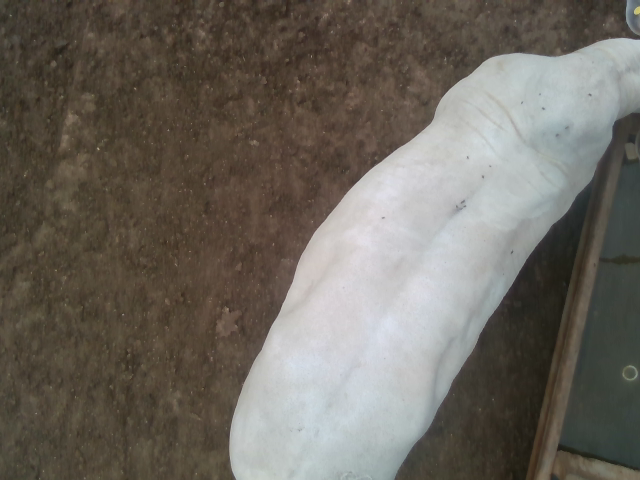
#> input picture ansci_344/image_files/example_image.png, 640 x 480 px, found by its file name
$ jupyter execute image_notebook_student_regression.ipynb   (shell and % lines are left out)
#> lines starting #> are read from the running program, lines starting #| are printed output that depends on the picture; after the words box and inside, x2 and y2 are one past the last pixel; in counts of white or black regions, pixels touching at a corner belong together
[cell 1]
import os

# Import libraries
**Always run the cell bellow**

[cell 2]
import numpy as np
import pandas as pd
import os
import matplotlib.pyplot as plt
from scipy import stats
from skimage.io import imread, imshow
from skimage import data, filters, measure, morphology
from skimage.measure import label, regionprops, regionprops_table
from matplotlib.colors import ListedColormap

def plot_ch_hist(ch_data, thres_low, thres_up, color_name):
  fig, axs = plt.subplots(figsize=(10, 5))
  axs.hist(ch_data, bins=256, range=[0, 256], facecolor= color_name)
  axs.set(title = f'{color_name} channel histogram', xlabel = 'Pixel value')
  axs.axvline(x = thres_low, color = 'black', linestyle='--')
  axs.axvline(x = thres_up, color = 'black', linestyle=':')
  return fig

# Find your project directory

[cell 3]
# this notebook directory
directory = '/content/BW_prediction_keypoint/ansci_344/image_files'
# ----------
print("Perfect!")

## Open Image 1

In this section we work with **example_image.png**

[cell 4]
# put the name of the image you wan to read
image_filename1 = "example_image.png"
image_name = image_filename1.split(".")[0]
img_path = os.path.join(directory, image_filename1)
image = imread(img_path)
#> image is the input picture: shape (480, 640, 3); mean R, G, B 108.7, 103.2, 94.9
image1 = image.copy()
plt.imshow(image)

### Get image dimensions

[cell 5]
image_size = image.shape
print(f"Dimension 1: {image_size[0]},\nDimension 2: {image_size[1]}, \nDimension 3: {image_size[2]}")
#| Dimension 1: 480,
#| Dimension 2: 640,
#| Dimension 3: 3

### Image histogram for each RGB channel
1. Run the the histogam cells with the default theshold
2. Identify the best lower and upper bound for each channel
3. Modify the upper and lower thresholds for each channel

```
# ======== threshold ============
# ===============================
red_lower = 120
red_upper = 255
# ===============================
```
4. Run the histogram cells again
5. Repeat if you think you need to adjust the thresholds

[cell 6]
red_channel = image[:,:,0]
green_channel = image[:,:,1]
blue_channel = image[:,:,2]

[cell 7]
# ======== threshold ============
# ===============================
red_lower = 125
red_upper = 255
# ===============================
color_name =  "red"
hist_plot = plot_ch_hist(red_channel.flatten(), red_lower, red_upper, color_name)

[cell 8]
# ======== threshold ============
# ===============================
green_lower = 125
green_upper = 255
# ===============================
color_name =  "green"
hist_plot = plot_ch_hist(green_channel.flatten(), green_lower,green_upper, color_name)

[cell 9]
# ======== threshold ============
# ===============================
blue_lower = 125
blue_upper = 255
# ===============================
color_name =  "blue"
hist_plot = plot_ch_hist(blue_channel.flatten(), blue_lower,blue_upper, color_name)

### Image segmentation

#### Segmentation based on thresholds

[cell 10]
#using all channels
mask1 = (red_channel >= red_lower) & (red_channel <= red_upper) & \
       (green_channel >= green_lower) & (green_channel <= green_upper) & \
       (blue_channel >= blue_lower) & (blue_channel <= blue_upper)
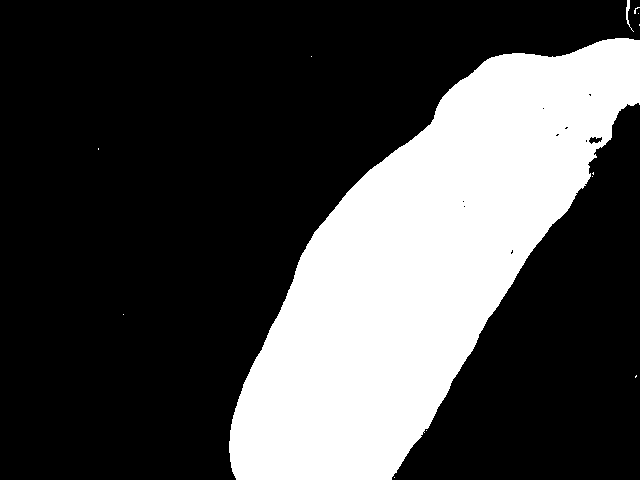
#> mask1: shape (480, 640) bool; 28.7% white; 13 white regions (11 under 20 px), largest, box (x1, y1, x2, y2) and area: (229, 38, 640, 480) 88027, (626, 0, 634, 32) 70
# Set to 0 all pixels that are outside the defined bounds
rc = red_channel.copy()
rc[np.invert(mask1)] = 0
gc = green_channel.copy()
gc[np.invert(mask1)] = 0
bc = blue_channel.copy()
bc[np.invert(mask1)] = 0

# Recombine separate color channels into a single, true color RGB image
segmented_image = np.stack((rc, gc, bc), axis=-1)

#### Visualizing the original and segmented images

[cell 11]
fig, axs = plt.subplots(nrows= 1, ncols = 3, figsize=(12, 5))
axs[0].imshow(image)
axs[0].set(title = 'RGB - Original image')
axs[0].axis('off')
axs[1].imshow(segmented_image)
axs[1].set(title = 'RGB - Segmented image')
axs[1].axis('off')
axs[2].imshow(mask1, cmap='gray')
axs[2].set(title = 'Binary mask')
axs[2].axis('off')
plt.tight_layout()

## Open image 2

In this section we work with **example_image2.png**

[cell 12]
# put the name of the image you wan to read
image_filename2 = "example_image2.png"
image_name = image_filename2.split(".")[0]
img_path = os.path.join(directory, image_filename2)
image = imread(img_path)
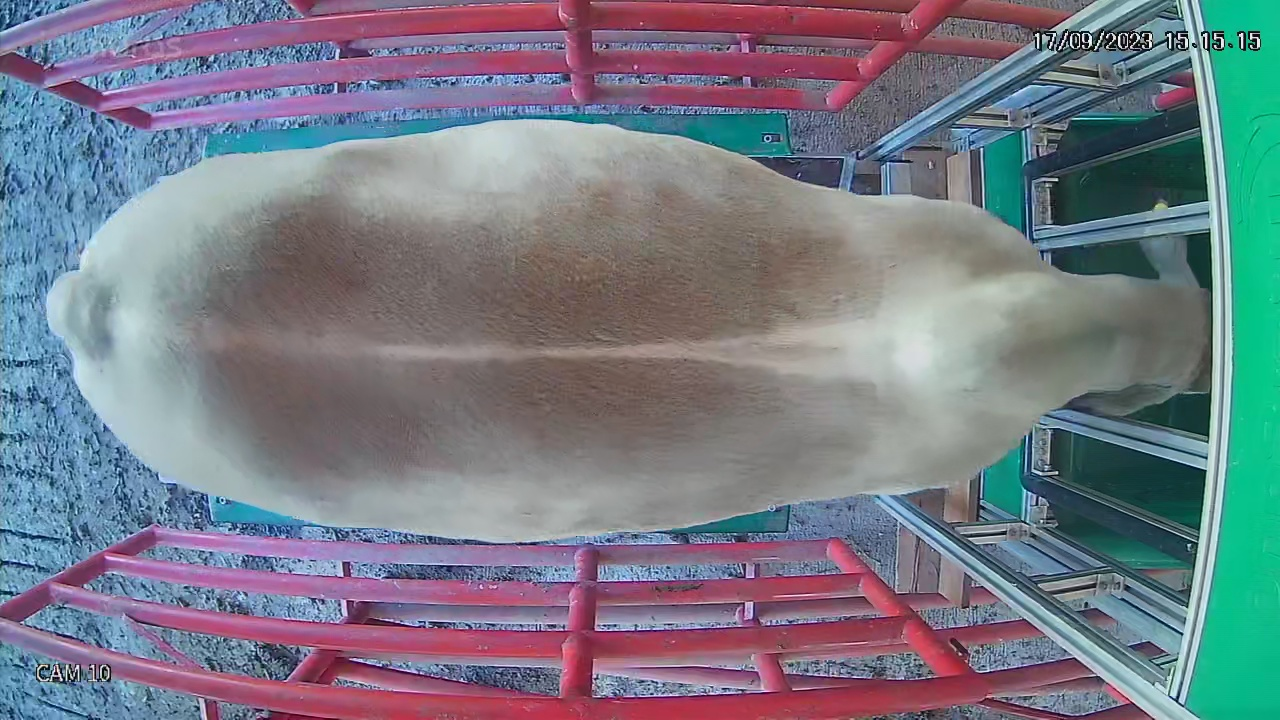
#> input picture ansci_344/image_files/example_image2.png, 1280 x 720 px, found by its file name
#> image is the input picture: shape (720, 1280, 4); mean R, G, B, A 118.1, 123.4, 133.9, 255
plt.imshow(image)

### Get image dimensions

[cell 13]
image_size = image.shape
print(f"Dimension 1: {image_size[0]},\nDimension 2: {image_size[1]}, \nDimension 3: {image_size[2]}")
#| Dimension 1: 720,
#| Dimension 2: 1280,
#| Dimension 3: 4

### Image histogram for each RGB channel
1. Run the the histogam cells with the default theshold
2. Identify the best lower and upper bound for each channel
3. Modify the upper and lower thresholds for each channel

```
# ======== threshold ============
# ===============================
red_lower = 120
red_upper = 255
# ===============================
```
4. Run the histogram cells again
5. Repeat if you think you need to adjust the thresholds

[cell 14]
red_channel = image[:,:,0]
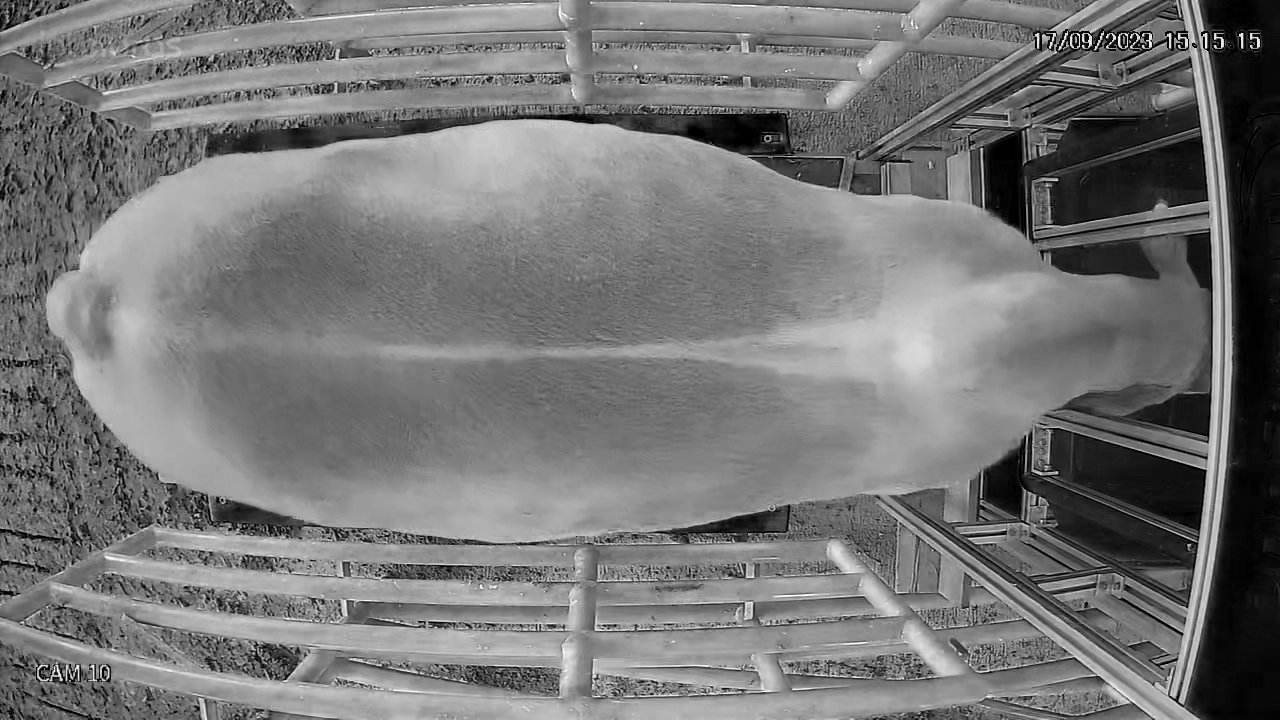
#> red_channel: shape (720, 1280); min 0, max 255, mean 118.1
green_channel = image[:,:,1]
#> green_channel: shape (720, 1280)
blue_channel = image[:,:,2]
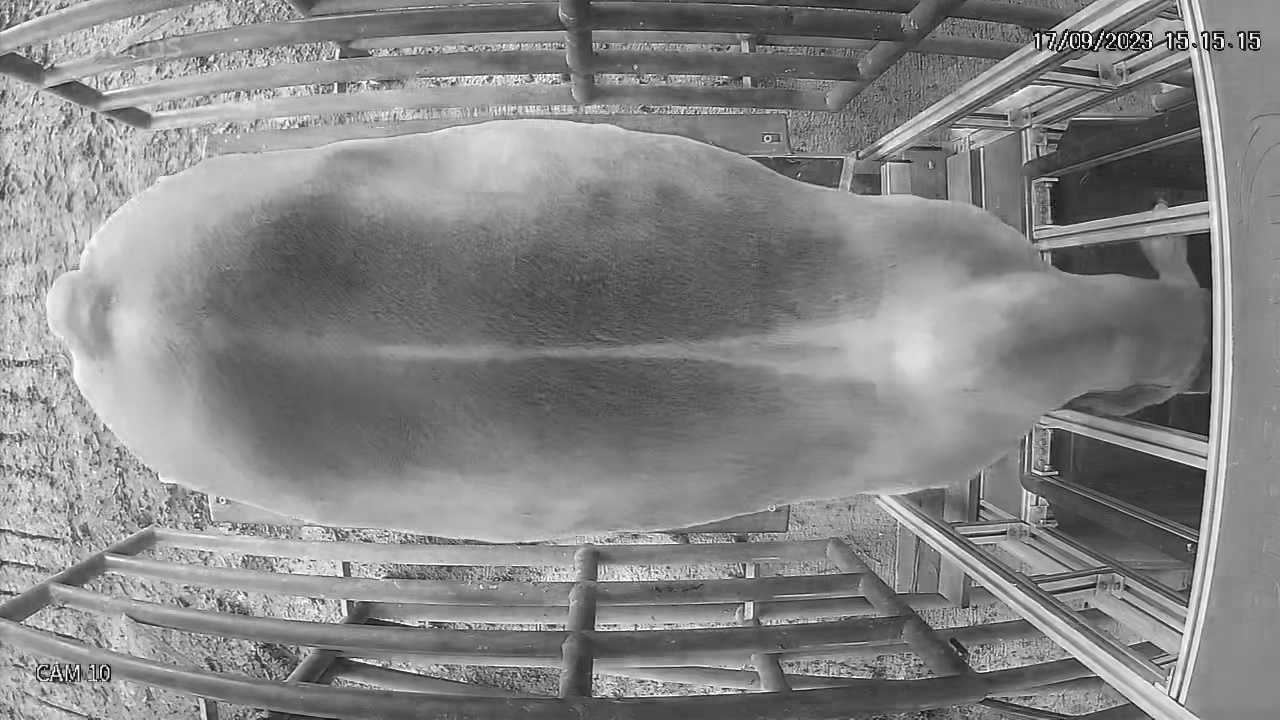
#> blue_channel: shape (720, 1280); min 0, max 255, mean 133.9

[cell 15]
# ======== threshold ============
# ===============================
red_lower = 125
red_upper = 255
# ===============================
color_name =  "red"
hist_plot = plot_ch_hist(red_channel.flatten(), red_lower, red_upper, color_name)

[cell 16]
# ======== threshold ============
# ===============================
green_lower = 125
green_upper = 255
# ===============================
color_name =  "green"
hist_plot = plot_ch_hist(green_channel.flatten(), green_lower,green_upper, color_name)

[cell 17]
# ======== threshold ============
# ===============================
blue_lower = 125
blue_upper = 255
# ===============================
color_name =  "blue"
hist_plot = plot_ch_hist(blue_channel.flatten(), blue_lower,blue_upper, color_name)

[cell 18]
#using all channels
mask2 = (red_channel >= red_lower) & (red_channel <= red_upper) & \
       (green_channel >= green_lower) & (green_channel <= green_upper) & \
       (blue_channel >= blue_lower) & (blue_channel <= blue_upper)
#> mask2: shape (720, 1280) bool; 31.7% white; 3705 white regions (3329 under 20 px), largest, box (x1, y1, x2, y2) and area: (43, 0, 1223, 720) 208848, (87, 523, 582, 589) 8720, (1179, 0, 1233, 705) 4742
# Set to 0 all pixels that are outside the defined bounds
rc = red_channel.copy()
rc[np.invert(mask2)] = 0
#> rc: shape (720, 1280)
gc = green_channel.copy()
gc[np.invert(mask2)] = 0
#> gc: shape (720, 1280)
bc = blue_channel.copy()
bc[np.invert(mask2)] = 0
#> bc: shape (720, 1280)
# Recombine separate color channels into a single, true color RGB image
segmented_image = np.stack((rc, gc, bc), axis=-1)
#> segmented_image: shape (720, 1280, 3)

[cell 19]
fig, axs = plt.subplots(nrows= 1, ncols = 3, figsize=(12, 5))
axs[0].imshow(image)
axs[0].set(title = 'RGB - Original image')
axs[0].axis('off')
axs[1].imshow(segmented_image)
axs[1].set(title = 'RGB - Segmented image')
axs[1].axis('off')
axs[2].imshow(mask2, cmap='gray')
axs[2].set(title = 'Binary mask')
axs[2].axis('off')
plt.tight_layout()

# Feature extraction
Extracting features from **example_image.png**

[cell 20]
feature_list = ['centroid','perimeter','area', 'eccentricity', 'orientation', 'axis_major_length', 'axis_minor_length']
binaryImage = mask1
label_image = label(binaryImage)
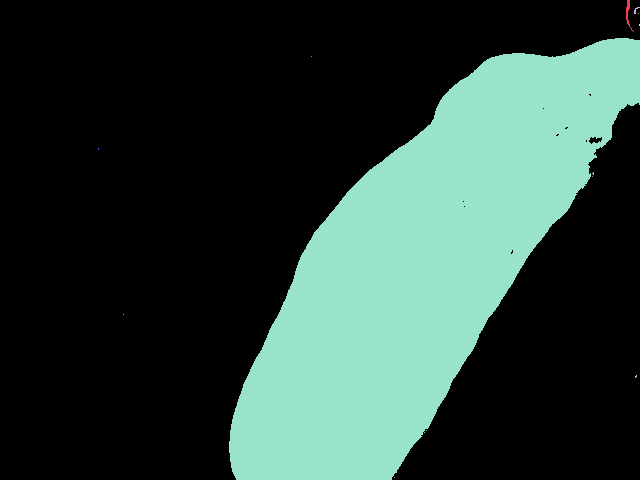
#> label_image: shape (480, 640) int32; 14 distinct labels, from 0 to 13; one colour per label, 0 black
props = regionprops_table(label_image, properties=('centroid','area'))
#> props = {'centroid-0': [12.37, 9.73, 13, 24.5, 264.9, 56, 148.5, 173, 176, 314, 376, 430, 477], 'centroid-1': [627.7, 635.5, 638, 639, 422.7, 311, 98, 592.8, 592, 123, 635.5, 426, 394], 'area': [70, 15, 1, 2, 88027, 1, 2, 4, 1, 1, 4, 1, 1]}
props1 = pd.DataFrame(props)
#> props1 = table of 13 rows and 3 columns
area_list = props1.area
# remove small objects
area_thres = np.max(area_list)-1
#> area_thres = 88026
binaryImage2 = morphology.remove_small_objects(binaryImage, area_thres)
#> binaryImage2: shape (480, 640) bool; 28.7% white; 1 white region, box (x1, y1, x2, y2) and area: (229, 38, 640, 480) 88026
label_image = label(binaryImage2)
props = regionprops_table(label_image, properties=(feature_list))
#> props = {'centroid-0': [264.9], 'centroid-1': [422.7], 'perimeter': [1550.1], 'area': [88026], 'eccentricity': [0.939], 'orientation': [-0.655], 'axis_major_length': [579.1], 'axis_minor_length': [199.5]}
props2 = pd.DataFrame(props)
#> props2 = table of 1 rows and 8 columns
props2
#> Out = table of 1 rows and 8 columns

## Show features on image

[cell 21]
image_name = image_filename1.split(".")[0]
xc = props2.loc[0,"centroid-0"]
#> xc = 264.9
yc = props2.loc[0,"centroid-1"]
#> yc = 422.7
perimc = props2.loc[0,"perimeter"]
#> perimc = 1550.1
areac = props2.loc[0,"area"]
#> areac = 88026
ecc =  props2.loc[0,"eccentricity"]
#> ecc = 0.939
strlabel = f"centroid: ({xc:.0f}, {yc:.0f})\nperimeter: {perimc:.0f}\narea:{areac:.0f}\neccentricity: {ecc:.0f}"
mask_clean = binaryImage2.copy()

cmp=ListedColormap(['black','blue'])
fig, axs = plt.subplots(figsize=(8, 10))
axs.imshow(image1, alpha= 0.3, cmap = cmp)
axs.imshow(mask_clean, alpha= 0.2, cmap = cmp)
axs.axis('off')
# add centroid and annotations
axs.annotate(strlabel,
      xy=(xc, yc), xytext=(-20, 20),
      textcoords='offset points', ha='right', va='bottom',
      bbox=dict(boxstyle='round,pad=0.5', fc='lightblue', alpha=0.8),
      arrowprops=dict(arrowstyle='->', connectionstyle='arc3,rad=0'))

# Bodyweight estimation with image features
In this section, we will use the binary masks of the images from 10 weaned Holstein calves. The images were taken with a fixed camera over the pen. We will also use a file that contains the calves' weights, recorded in the same week as the images.

[cell 22]
# read calf binary images
calf_path = os.path.join(directory, "binary_calf")
file_list = os.listdir(calf_path)
calf_images = {}
for file in file_list:
  file_path = os.path.join(calf_path, file)
  keyw = file.split("_")[0]
  calf_images[keyw] = imread(file_path)
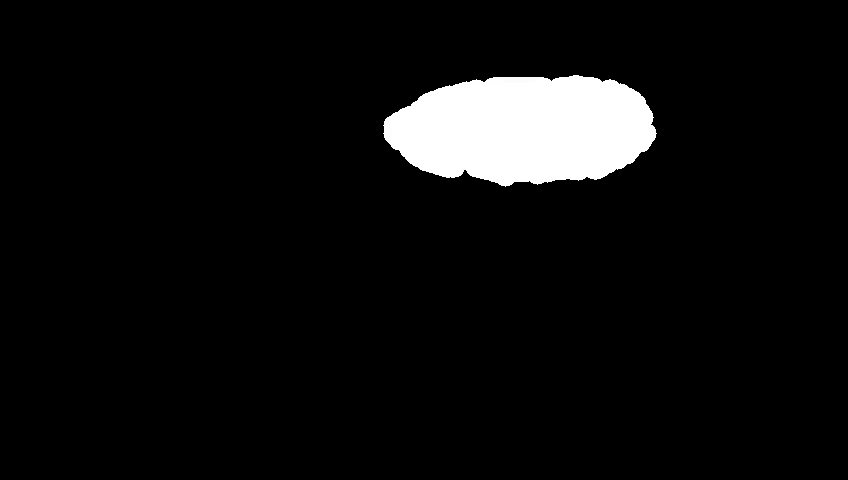
#> input picture ansci_344/image_files/binary_calf/1387_CAM1_20211014150920168.png, 848 x 480 px, found by its file name


# show the calf binary images
fig, axs = plt.subplots(nrows= 2, ncols = 5, figsize=(16, 8))
for num, img in enumerate(calf_images.items()):
  i = num//5
  j = num%5
  axs[i,j].imshow(img[1], cmap='gray')
  axs[i,j].set(title = f"calf ID: {img[0]}")
  axs[i,j].axis('off')
#> this loop made 3 passes
plt.tight_layout()

# read calf body weight
dtat_df = pd.read_csv(os.path.join(directory, "calf_weights.csv"))
#> (reads ansci_344/image_files/calf_weights.csv from the repository)

## Feature extraction

[cell 23]
props_list = ['perimeter','area', 'eccentricity', 'orientation', 'axis_major_length', 'axis_minor_length']
features_df = pd.DataFrame(index = range(len(file_list)), columns=['calf', 'centroid-0', 'centroid-1'] + props_list)
# get the area and perimeter for each calf
for num, img in enumerate(calf_images.items()):
  label_image = label(img[1])
  temp = pd.DataFrame(regionprops_table(label_image, properties=(["centroid"] + props_list)))
  temp.sort_values(by = ["area"], inplace=True, ascending=False, ignore_index = True)
  features_df.loc[num, ['centroid-0', 'centroid-1']+ props_list]= temp.loc[0]
  features_df.loc[num, "calf"] = int(img[0])
#> this loop made 3 passes
#> temp on passes 1 to 3: table of 129 rows and 8 columns, table of 141 rows and 8 columns, table of 263 rows and 8 columns
#> pass 1, `label_image = label(img[1])`:
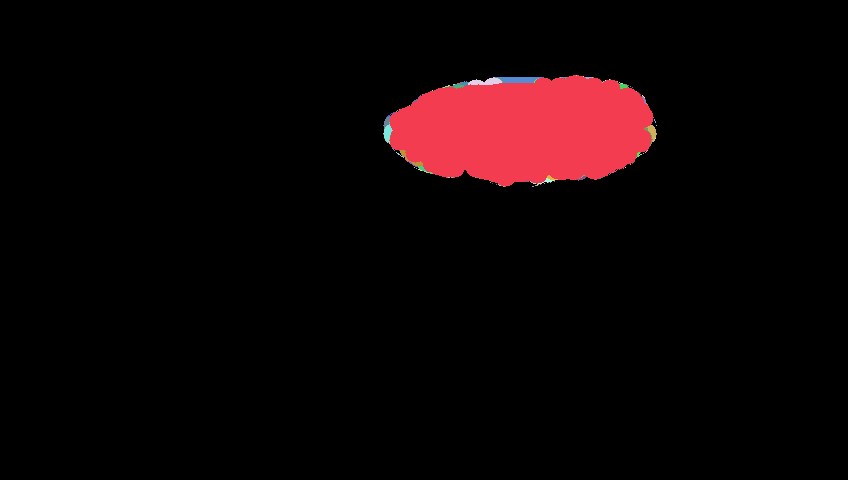
#> label_image: shape (480, 848) int64; 130 distinct labels, from 0 to 129; one colour per label, 0 black
# merge bodiweight with features
merged_df = features_df.merge(dtat_df, on = "calf")
merged_df

## Regression

[cell 24]
# Regreesion
feature= "area"
intercept = np.ones(len(merged_df))
XX = np.stack((intercept , merged_df.area.to_numpy()), axis=-1).astype(float)
Y = merged_df.weight.to_numpy().astype(float)
beta = np.linalg.inv(np.transpose(XX)@XX)@np.transpose(XX)@Y
Ypred = XX@beta
# Regression coefficient
ssr = np.sum((Ypred-Y)**2)
sst = np.sum((Y-np.mean(Y))**2)
Rsq = 1- ssr/sst
# Plot
fig, axs = plt.subplots( figsize=(8, 6))
axs.scatter(merged_df.area, merged_df.weight)
axs.plot(merged_df.area, Ypred)
axs.set(title = f"Bodyweight vs. {feature}", xlabel = f"{feature} (px)", ylabel = "bodyweight (lb)")
axs.text(0.1, 0.9, f"r-squared = {Rsq:.3f}", size=14, transform=axs.transAxes)

[cell 25]
# Regreesion
feature= "perimeter"
intercept = np.ones(len(merged_df))
XX = np.stack((intercept , merged_df.perimeter.to_numpy()), axis=-1).astype(float)
Y = merged_df.weight.to_numpy().astype(float)
beta = np.linalg.inv(np.transpose(XX)@XX)@np.transpose(XX)@Y
Ypred = XX@beta
# Regression coefficient
ssr = np.sum((Ypred-Y)**2)
sst = np.sum((Y-np.mean(Y))**2)
Rsq = 1- ssr/sst
# Plot
fig, axs = plt.subplots( figsize=(8, 6))
axs.scatter(merged_df.perimeter, merged_df.weight)
axs.plot(merged_df.perimeter, Ypred)
axs.set(title = f"Bodyweight vs. {feature}", xlabel = f"{feature} (px)", ylabel = "bodyweight (lb)")
axs.text(0.1, 0.9, f"r-squared = {Rsq:.3f}", size=14, transform=axs.transAxes)

[cell 26]
# Regreesion
feature = "axis minor length"
intercept = np.ones(len(merged_df))
XX = np.stack((intercept , merged_df.axis_minor_length.to_numpy()), axis=-1).astype(float)
Y = merged_df.weight.to_numpy().astype(float)
beta = np.linalg.inv(np.transpose(XX)@XX)@np.transpose(XX)@Y
Ypred = XX@beta
# Regression coefficient
ssr = np.sum((Ypred-Y)**2)
sst = np.sum((Y-np.mean(Y))**2)
Rsq = 1- ssr/sst
# Plot
fig, axs = plt.subplots( figsize=(8, 6))
axs.scatter(merged_df.axis_minor_length, merged_df.weight)
axs.plot(merged_df.axis_minor_length, Ypred)
axs.set(title = f"Bodyweight vs. {feature}", xlabel = f"{feature} (px)", ylabel = "bodyweight (lb)")
axs.text(0.1, 0.9, f"r-squared = {Rsq:.3f}", size=14, transform=axs.transAxes)

[cell 27]
# Regreesion
feature = "axis major length"
intercept = np.ones(len(merged_df))
XX = np.stack((intercept , merged_df.axis_major_length.to_numpy()), axis=-1).astype(float)
Y = merged_df.weight.to_numpy().astype(float)
beta = np.linalg.inv(np.transpose(XX)@XX)@np.transpose(XX)@Y
Ypred = XX@beta
# Regression coefficient
ssr = np.sum((Ypred-Y)**2)
sst = np.sum((Y-np.mean(Y))**2)
Rsq = 1- ssr/sst
# Plot
fig, axs = plt.subplots( figsize=(8, 6))
axs.scatter(merged_df.axis_major_length, merged_df.weight)
axs.plot(merged_df.axis_major_length, Ypred)
axs.set(title = f"Bodyweight vs. {feature}", xlabel = f"{feature} (px)", ylabel = "bodyweight (lb)")
axs.text(0.1, 0.9, f"r-squared = {Rsq:.3f}", size=14, transform=axs.transAxes)
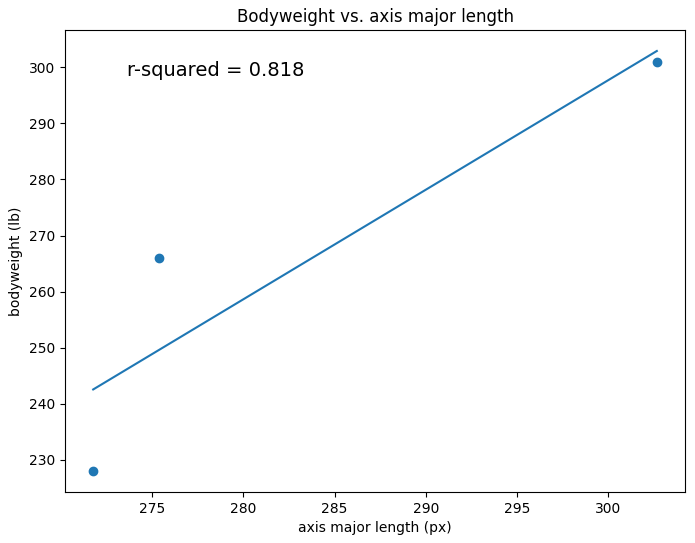
#> figure drawn by matplotlib, 1 panel
